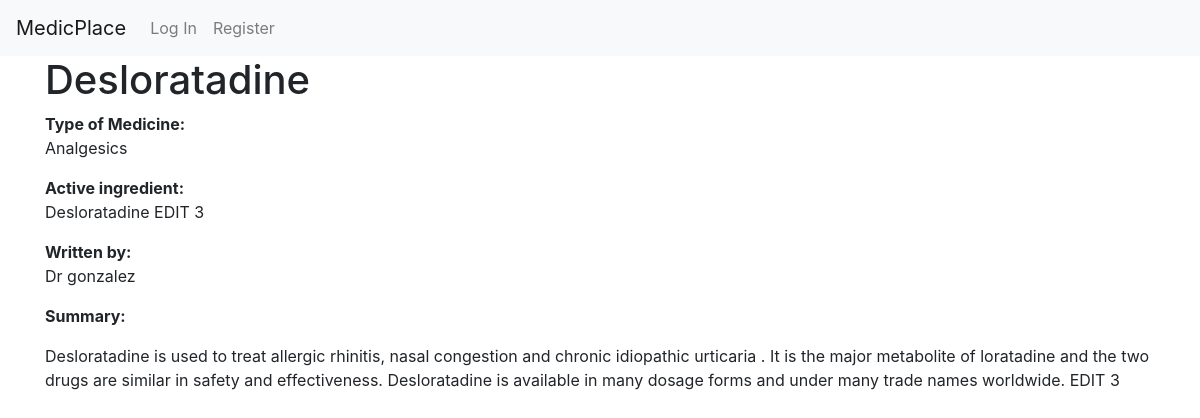
Page /Medicine/2 on the committed database.
### MedicPlace/models.py (models this page shows, shortened)
class medicine(models.Model):
    Name=models.CharField(max_length=30)
    Active_ingredient=models.CharField(max_length=30)
    type_of_medicine=models.ForeignKey(type_of_medicine,on_delete=models.CASCADE)
    medic=models.ForeignKey(Medic,on_delete=models.CASCADE)
    Summary=models.TextField(max_length=1000)

class type_of_medicine(models.Model):
    Type=models.CharField(max_length=30)

class Medic(models.Model):
    user=models.ForeignKey(User,on_delete=models.CASCADE)
    First_Name=models.CharField(max_length=300)
    Last_Name=models.CharField(max_length=300)
    Clinic=models.CharField(max_length=300)
    age=models.IntegerField()
    rate=models.FloatField(blank=True)
    sum_of_rates=models.IntegerField(default=0)
    num_of_rates=models.IntegerField(default=0)

### MedicPlace/views.py (the view)
# urls.py: path("Medicine/<int:id>",views.Medicine_view,name="Medicine"),
def Medicine_view(request,id):
    Medics=Medic.objects.all()
    try:
        Medic.objects.get(user__id=request.user.id)
        is_medic=True
    except:
        is_medic=False
    Medicines=type_of_medicine.objects.all()
    Medicine_page=medicine.objects.get(id=id)
    Medicine_name=Medicine_page.Name
    Medicine_type=Medicine_page.type_of_medicine.Type
    Medicine_summary=Medicine_page.Summary
    Medicine_Active_ingredient=Medicine_page.Active_ingredient
    Medicine_medic=Medicine_page.medic.Last_Name
    Medicine_id=Medicine_page.id
    Medicine_medic_user=Medicine_page.medic.user
    context={"name":Medicine_name,"type":Medicine_type,"summary":Medicine_summary,
    "Active_ingredient":Medicine_Active_ingredient,"medic":Medicine_medic,
    "Medicine_id":Medicine_id,"Medicines":Medicines,"Medicine_medic_user":Medicine_medic_user,
    "is_medic":is_medic}
    return render(request,"MedicPlace/Medicine.html",context)

### MedicPlace/templates/MedicPlace/Medicine.html (shortened to what this page needs)
{% extends 'MedicPlace/layout.html' %}
{% load static %}
{% block body %}
    <div class="container">
        <div class="row">
            <div class="col">
                <h1 id="h1-name">{{name}}</h1>
                <span class="font-weight-bold">Type of Medicine: </span><p id="p-type">{{type}}</p>
                <div>
                   <span class="font-weight-bold">Active ingredient: </span> <p id="p-active_ingredient">{{Active_ingredient}}</p>
                </div>
                <div>
                    <span class="font-weight-bold">Written by: </span> <p> Dr {{medic}}</p>
                </div>
                <div>
                    <span class="font-weight-bold">Summary: </span>
                </div>
                <div id="p-summary">
                    <p>{{summary|linebreaks}}</p>
                    </div>
            </div>
        </div>
        <div class="row justify-content-end">
            <div class="col justify-content-end">
            </div>
        </div>
    </div>
{% endblock %}

### rows in the picture
medicine: Name "Desloratadine", Active_ingredient "Desloratadine EDIT 3", Summary "Desloratadine is used to treat allergic rhinitis, nasal congestion and chronic idiopathic urticaria . It is the major metabolite of loratadine and the two drugs are similar in safety and effectiveness. Desloratadine is available in many dosage forms and under many trade names worldwide. EDIT 3"
type_of_medicine: Type "Analgesics"
Medic: Last_Name "gonzalez"
